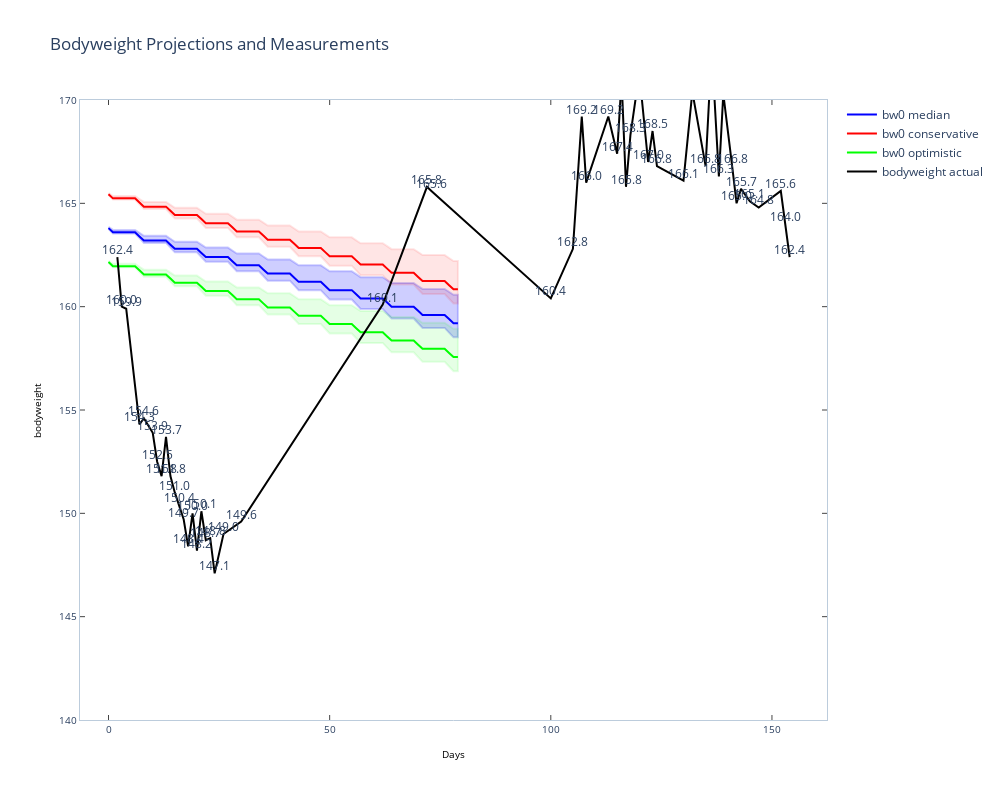

The notebook cell this image was saved under:
### Markdown cell above
# todo list:
### plot error bands from current truth
### How I turned myself into a datascience project

### Code cell
fig2 = fig2.add_trace(
            go.Scatter(
                x = days, # x, then x reversed
                y = bdw, # upper, then lower reversed
                mode='lines+text',
                line=dict(color=colors[0]),
                hoverinfo="skip",
                showlegend=True,
                name="bodyweight actual",
                text=bdw_str,
                textposition="top center",
        ),
#         secondary_y=True,
    )
fig2.show()

### Figure 1 — Plotly figure (JSON) as saved in the notebook; plotly's stock layout.template omitted (floating-point values rounded to 4 significant figures; data arrays with more than 128 entries replaced by an {"elided": "..."} marker saying what was removed)
{"data": [{"line": {"color": "rgba(0,0,255,1)"}, "mode": "lines", "name": "bw0 median", "type": "scatter", "x": [0, 1, 2, 3, 4, 5, 6, 7, 8, 9, 10, 11, 12, 13, 14, 15, 16, 17, 18, 19, 20, 21, 22, 23, 24, 25, 26, 27, 28, 29, 30, 31, 32, 33, 34, 35, 36, 37, 38, 39, 40, 41, 42, 43, 44, 45, 46, 47, 48, 49, 50, 51, 52, 53, 54, 55, 56, 57, 58, 59, 60, 61, 62, 63, 64, 65, 66, 67, 68, 69, 70, 71, 72, 73, 74, 75, 76, 77, 78, 79], "xaxis": "x", "y": [163.8, 163.6, 163.6, 163.6, 163.6, 163.6, 163.6, 163.4, 163.2, 163.2, 163.2, 163.2, 163.2, 163.2, 163, 162.8, 162.8, 162.8, 162.8, 162.8, 162.8, 162.6, 162.4, 162.4, 162.4, 162.4, 162.4, 162.4, 162.2, 162, 162, 162, 162, 162, 162, 161.8, 161.6, 161.6, 161.6, 161.6, 161.6, 161.6, 161.4, 161.2, 161.2, 161.2, 161.2, 161.2, 161.2, 161, 160.8, 160.8, 160.8, 160.8, 160.8, 160.8, 160.6, 160.4, 160.4, 160.4, 160.4, 160.4, 160.4, 160.2, 160, 160, 160, 160, 160, 160, 159.8, 159.6, 159.6, 159.6, 159.6, 159.6, 159.6, 159.4, 159.2, 159.2], "yaxis": "y"}, {"line": {"color": "rgba(255,0,0,1)"}, "mode": "lines", "name": "bw0 conservative", "type": "scatter", "x": [0, 1, 2, 3, 4, 5, 6, 7, 8, 9, 10, 11, 12, 13, 14, 15, 16, 17, 18, 19, 20, 21, 22, 23, 24, 25, 26, 27, 28, 29, 30, 31, 32, 33, 34, 35, 36, 37, 38, 39, 40, 41, 42, 43, 44, 45, 46, 47, 48, 49, 50, 51, 52, 53, 54, 55, 56, 57, 58, 59, 60, 61, 62, 63, 64, 65, 66, 67, 68, 69, 70, 71, 72, 73, 74, 75, 76, 77, 78, 79], "xaxis": "x", "y": [165.4, 165.2, 165.2, 165.2, 165.2, 165.2, 165.2, 165.0, 164.8, 164.8, 164.8, 164.8, 164.8, 164.8, 164.6, 164.4, 164.4, 164.4, 164.4, 164.4, 164.4, 164.2, 164.0, 164.0, 164.0, 164.0, 164.0, 164.0, 163.8, 163.6, 163.6, 163.6, 163.6, 163.6, 163.6, 163.4, 163.2, 163.2, 163.2, 163.2, 163.2, 163.2, 163.0, 162.8, 162.8, 162.8, 162.8, 162.8, 162.8, 162.6, 162.4, 162.4, 162.4, 162.4, 162.4, 162.4, 162.2, 162.0, 162.0, 162.0, 162.0, 162.0, 162.0, 161.8, 161.6, 161.6, 161.6, 161.6, 161.6, 161.6, 161.4, 161.2, 161.2, 161.2, 161.2, 161.2, 161.2, 161.0, 160.8, 160.8], "yaxis": "y"}, {"line": {"color": "rgba(0,255,0,1)"}, "mode": "lines", "name": "bw0 optimistic", "type": "scatter", "x": [0, 1, 2, 3, 4, 5, 6, 7, 8, 9, 10, 11, 12, 13, 14, 15, 16, 17, 18, 19, 20, 21, 22, 23, 24, 25, 26, 27, 28, 29, 30, 31, 32, 33, 34, 35, 36, 37, 38, 39, 40, 41, 42, 43, 44, 45, 46, 47, 48, 49, 50, 51, 52, 53, 54, 55, 56, 57, 58, 59, 60, 61, 62, 63, 64, 65, 66, 67, 68, 69, 70, 71, 72, 73, 74, 75, 76, 77, 78, 79], "xaxis": "x", "y": [162.2, 162.0, 162.0, 162.0, 162.0, 162.0, 162.0, 161.8, 161.6, 161.6, 161.6, 161.6, 161.6, 161.6, 161.4, 161.2, 161.2, 161.2, 161.2, 161.2, 161.2, 161.0, 160.8, 160.8, 160.8, 160.8, 160.8, 160.8, 160.6, 160.4, 160.4, 160.4, 160.4, 160.4, 160.4, 160.2, 160.0, 160.0, 160.0, 160.0, 160.0, 160.0, 159.8, 159.6, 159.6, 159.6, 159.6, 159.6, 159.6, 159.4, 159.2, 159.2, 159.2, 159.2, 159.2, 159.2, 159.0, 158.8, 158.8, 158.8, 158.8, 158.8, 158.8, 158.6, 158.4, 158.4, 158.4, 158.4, 158.4, 158.4, 158.2, 158.0, 158.0, 158.0, 158.0, 158.0, 158.0, 157.8, 157.6, 157.6], "yaxis": "y"}, {"fill": "toself", "fillcolor": "rgba(0,0,255,.1)", "hoverinfo": "skip", "line": {"color": "rgba(0,0,255,.1)"}, "showlegend": false, "type": "scatter", "x": {"elided": "160 int values"}, "xaxis": "x", "y": {"elided": "160 float values"}, "yaxis": "y"}, {"fill": "toself", "fillcolor": "rgba(0,0,255,.1)", "hoverinfo": "skip", "line": {"color": "rgba(0,0,255,.1)"}, "showlegend": false, "type": "scatter", "x": {"elided": "160 int values"}, "xaxis": "x", "y": {"elided": "160 float values"}, "yaxis": "y"}, {"fill": "toself", "fillcolor": "rgba(255,0,0,.1)", "hoverinfo": "skip", "line": {"color": "rgba(255,0,0,.1)"}, "showlegend": false, "type": "scatter", "x": {"elided": "160 int values"}, "xaxis": "x", "y": {"elided": "160 float values"}, "yaxis": "y"}, {"fill": "toself", "fillcolor": "rgba(0,255,0,.1)", "hoverinfo": "skip", "line": {"color": "rgba(0,255,0,.1)"}, "showlegend": false, "type": "scatter", "x": {"elided": "160 int values"}, "xaxis": "x", "y": {"elided": "160 float values"}, "yaxis": "y"}, {"hoverinfo": "skip", "line": {"color": "rgb(0,0,0,1)"}, "mode": "lines+text", "name": "bodyweight actual", "showlegend": true, "text": ["162.4", "160.0", "159.9", "154.3", "154.6", "153.9", "152.5", "151.8", "153.7", "151.8", "151.0", "150.4", "149.7", "148.4", "150.0", "148.2", "150.1", "148.7", "148.8", "147.1", "149.0", "149.6", "160.1", "165.8", "165.6", "160.4", "162.8", "169.2", "166.0", "169.2", "167.4", "171.0", "165.8", "168.3", "171.3", "167.0", "168.5", "166.8", "166.1", "170.4", "166.8", "170.9", "170.1", "166.3", "170.3", "166.8", "165.0", "165.7", "165.1", "164.8", "165.6", "164.0", "162.4"], "textposition": "top center", "type": "scatter", "x": [2, 3, 4, 7, 8, 10, 11, 12, 13, 14, 15, 16, 17, 18, 19, 20, 21, 22, 23, 24, 26, 30, 62, 72, 73, 100, 105, 107, 108, 113, 115, 116, 117, 118, 120, 122, 123, 124, 130, 132, 135, 136, 137, 138, 139, 141, 142, 143, 145, 147, 152, 153, 154], "y": [162.4, 160, 159.9, 154.3, 154.6, 153.9, 152.5, 151.8, 153.7, 151.8, 151, 150.4, 149.7, 148.4, 150, 148.2, 150.1, 148.7, 148.8, 147.1, 149, 149.6, 160.1, 165.8, 165.6, 160.4, 162.8, 169.2, 166, 169.2, 167.4, 171, 165.8, 168.3, 171.3, 167, 168.5, 166.8, 166.1, 170.4, 166.8, 170.9, 170.1, 166.3, 170.3, 166.8, 165, 165.7, 165.1, 164.8, 165.6, 164, 162.4]}], "layout": {"height": 800, "legend": {"itemclick": "toggleothers", "itemdoubleclick": "toggle"}, "plot_bgcolor": "#FFFFFF", "title": {"text": "Bodyweight Projections and Measurements"}, "width": 1000, "xaxis": {"linecolor": "#BCCCDC", "mirror": "ticks", "nticks": 8, "showgrid": true, "showline": true, "side": "bottom", "tickfont": {"size": 10}, "ticks": "inside", "title": {"font": {"color": "#000000", "size": 10}, "text": "Days"}, "type": "linear", "zeroline": false}, "yaxis": {"anchor": "x", "linecolor": "#BCCCDC", "mirror": "ticks", "nticks": 10, "range": [140, 170], "showgrid": true, "showline": true, "side": "left", "tickfont": {"size": 10}, "ticks": "inside", "title": {"font": {"color": "#000000", "size": 10}, "text": "bodyweight"}, "type": "linear", "zeroline": false}}}
